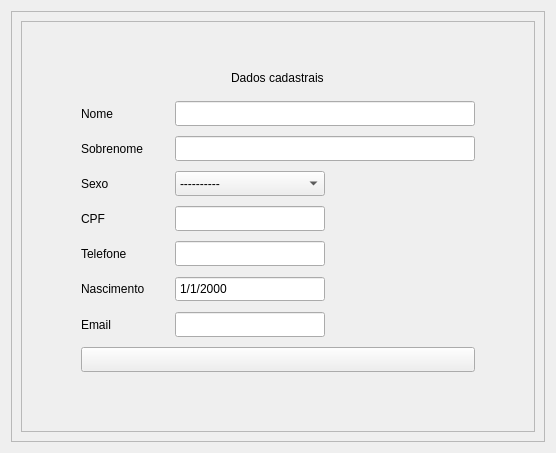
                     <widget class="QWidget" name="registerPage">
                      <layout class="QVBoxLayout" name="verticalLayout_9">
                       <item>
                        <widget class="QFrame" name="frame">
                         <property name="frameShape">
                          <enum>QFrame::StyledPanel</enum>
                         </property>
                         <property name="frameShadow">
                          <enum>QFrame::Raised</enum>
                         </property>
                         <layout class="QHBoxLayout" name="horizontalLayout_13">
                          <item>
                           <widget class="QFrame" name="inputBox">
                            <property name="minimumSize">
                             <size>
                              <width>0</width>
                              <height>0</height>
                             </size>
                            </property>
                            <property name="maximumSize">
                             <size>
                              <width>550</width>
                              <height>500</height>
                             </size>
                            </property>
                            <property name="frameShape">
                             <enum>QFrame::StyledPanel</enum>
                            </property>
                            <property name="frameShadow">
                             <enum>QFrame::Raised</enum>
                            </property>
                            <layout class="QVBoxLayout" name="verticalLayout_11">
                             <item>
                              <layout class="QVBoxLayout" name="verticalLayout_10">
                               <item>
                                <spacer name="verticalSpacer_2">
                                 <property name="orientation">
                                  <enum>Qt::Vertical</enum>
                                 </property>
                                 <property name="sizeHint" stdset="0">
                                  <size>
                                   <width>20</width>
                                   <height>40</height>
                                  </size>
                                 </property>
                                </spacer>
                               </item>
                               <item alignment="Qt::AlignHCenter">
                                <widget class="QLabel" name="registerTitle">
                                 <property name="text">
                                  <string>Dados cadastrais</string>
                                 </property>
                                </widget>
                               </item>
                               <item>
                                <layout class="QHBoxLayout" name="horizontalLayout_10">
                                 <property name="spacing">
                                  <number>9</number>
                                 </property>
                                 <item>
                                  <spacer name="horizontalSpacer_5">
                                   <property name="orientation">
                                    <enum>Qt::Horizontal</enum>
                                   </property>
                                   <property name="sizeHint" stdset="0">
                                    <size>
                                     <width>40</width>
                                     <height>20</height>
                                    </size>
                                   </property>
                                  </spacer>
                                 </item>
                                 <item>
                                  <layout class="QGridLayout" name="gridLayout_4">
                                   <property name="leftMargin">
                                    <number>10</number>
                                   </property>
                                   <property name="topMargin">
                                    <number>10</number>
                                   </property>
                                   <property name="rightMargin">
                                    <number>10</number>
                                   </property>
                                   <property name="bottomMargin">
                                    <number>10</number>
                                   </property>
                                   <property name="horizontalSpacing">
                                    <number>30</number>
                                   </property>
                                   <property name="verticalSpacing">
                                    <number>10</number>
                                   </property>
                                   <item row="4" column="1">
                                    <widget class="QLineEdit" name="lineCPF">
                                     <property name="minimumSize">
                                      <size>
                                       <width>150</width>
                                       <height>25</height>
                                      </size>
                                     </property>
                                     <property name="maximumSize">
                                      <size>
                                       <width>150</width>
                                       <height>16777215</height>
                                      </size>
                                     </property>
                                     <property name="text">
                                      <string/>
                                     </property>
                                     <property name="maxLength">
                                      <number>14</number>
                                     </property>
                                    </widget>
                                   </item>
                                   <item row="1" column="0">
                                    <widget class="QLabel" name="labelName">
                                     <property name="text">
                                      <string>Nome</string>
                                     </property>
                                    </widget>
                                   </item>
                                   <item row="7" column="0">
                                    <widget class="QLabel" name="labelEmail">
                                     <property name="text">
                                      <string>Email</string>
                                     </property>
                                    </widget>
                                   </item>
                                   <item row="6" column="1">
                                    <widget class="QDateEdit" name="dateSelect">
                                     <property name="minimumSize">
                                      <size>
                                       <width>150</width>
                                       <height>26</height>
                                      </size>
                                     </property>
                                     <property name="maximumSize">
                                      <size>
                                       <width>150</width>
                                       <height>26</height>
                                      </size>
                                     </property>
                                     <property name="alignment">
                                      <set>Qt::AlignLeading|Qt::AlignLeft|Qt::AlignVCenter</set>
                                     </property>
                                     <property name="buttonSymbols">
                                      <enum>QAbstractSpinBox::NoButtons</enum>
                                     </property>
                                     <property name="time">
                                      <time>
                                       <hour>0</hour>
                                       <minute>0</minute>
                                       <second>0</second>
                                      </time>
                                     </property>
                                     <property name="displayFormat">
                                      <string>d/M/yyyy</string>
                                     </property>
                                    </widget>
                                   </item>
                                   <item row="8" column="0" colspan="2">
                                    <widget class="QPushButton" name="confirmRegisterBtn">
                                     <property name="minimumSize">
                                      <size>
                                       <width>0</width>
                                       <height>25</height>
                                      </size>
                                     </property>
                                     <property name="cursor">
                                      <cursorShape>PointingHandCursor</cursorShape>
                                     </property>
                                     <property name="styleSheet">
                                      <string notr="true">image: url(:/icons/images/icons/cil-check.png);</string>
                                     </property>
                                     <property name="text">
                                      <string/>
                                     </property>
                                    </widget>
                                   </item>
                                   <item row="6" column="0">
                                    <widget class="QLabel" name="labelBornDate">
                                     <property name="text">
                                      <string>Nascimento</string>
                                     </property>
                                    </widget>
                                   </item>
                                   <item row="2" column="1">
                                    <widget class="QLineEdit" name="lineSurname">
                                     <property name="minimumSize">
                                      <size>
                                       <width>0</width>
                                       <height>25</height>
                                      </size>
                                     </property>
                                     <property name="maximumSize">
                                      <size>
                                       <width>300</width>
                                       <height>16777215</height>
                                      </size>
                                     </property>
                                    </widget>
                                   </item>
                                   <item row="5" column="0">
                                    <widget class="QLabel" name="labelPhone">
                                     <property name="text">
                                      <string>Telefone</string>
                                     </property>
                                    </widget>
                                   </item>
                                   <item row="1" column="1">
                                    <widget class="QLineEdit" name="lineName">
                                     <property name="minimumSize">
                                      <size>
                                       <width>300</width>
                                       <height>25</height>
                                      </size>
                                     </property>
                                     <property name="maximumSize">
                                      <size>
                                       <width>300</width>
                                       <height>16777215</height>
                                      </size>
                                     </property>
                                    </widget>
                                   </item>
                                   <item row="3" column="1" alignment="Qt::AlignLeft">
                                    <widget class="QComboBox" name="genderSelect">
                                     <property name="minimumSize">
                                      <size>
                                       <width>150</width>
                                       <height>25</height>
                                      </size>
                                     </property>
                                     <property name="maximumSize">
                                      <size>
                                       <width>150</width>
                                       <height>16777215</height>
                                      </size>
                                     </property>
                                     <property name="styleSheet">
                                      <string notr="true"/>
                                     </property>
                                     <item>
                                      <property name="text">
                                       <string>----------</string>
                                      </property>
                                     </item>
                                     <item>
                                      <property name="text">
                                       <string>Masculino</string>
                                      </property>
                                     </item>
                                     <item>
                                      <property name="text">
                                       <string>Feminino</string>
                                      </property>
                                     </item>
                                    </widget>
                                   </item>
                                   <item row="5" column="1">
                                    <widget class="QLineEdit" name="lineCel">
                                     <property name="minimumSize">
                                      <size>
                                       <width>150</width>
                                       <height>25</height>
                                      </size>
                                     </property>
                                     <property name="maximumSize">
                                      <size>
                                       <width>150</width>
                                       <height>16777215</height>
                                      </size>
                                     </property>
                                     <property name="maxLength">
                                      <number>13</number>
                                     </property>
                                    </widget>
                                   </item>
                                   <item row="4" column="0">
                                    <widget class="QLabel" name="labelCPF">
                                     <property name="text">
                                      <string>CPF</string>
                                     </property>
                                    </widget>
                                   </item>
                                   <item row="2" column="0">
                                    <widget class="QLabel" name="labelSurname">
                                     <property name="text">
                                      <string>Sobrenome</string>
                                     </property>
                                    </widget>
                                   </item>
                                   <item row="3" column="0">
                                    <widget class="QLabel" name="labelGender">
                                     <property name="text">
                                      <string>Sexo</string>
                                     </property>
                                    </widget>
                                   </item>
                                   <item row="7" column="1">
                                    <widget class="QLineEdit" name="lineEmail">
                                     <property name="minimumSize">
                                      <size>
                                       <width>150</width>
                                       <height>25</height>
                                      </size>
                                     </property>
                                     <property name="maximumSize">
                                      <size>
                                       <width>150</width>
                                       <height>16777215</height>
                                      </size>
                                     </property>
                                    </widget>
                                   </item>
                                  </layout>
                                 </item>
                                 <item>
                                  <spacer name="horizontalSpacer_6">
                                   <property name="orientation">
                                    <enum>Qt::Horizontal</enum>
                                   </property>
                                   <property name="sizeHint" stdset="0">
                                    <size>
                                     <width>40</width>
                                     <height>20</height>
                                    </size>
                                   </property>
                                  </spacer>
                                 </item>
                                </layout>
                               </item>
                               <item>
                                <spacer name="verticalSpacer_3">
                                 <property name="orientation">
                                  <enum>Qt::Vertical</enum>
                                 </property>
                                 <property name="sizeHint" stdset="0">
                                  <size>
                                   <width>20</width>
                                   <height>40</height>
                                  </size>
                                 </property>
                                </spacer>
                               </item>
                              </layout>
                             </item>
                            </layout>
                           </widget>
                          </item>
                         </layout>
                        </widget>
                       </item>
                      </layout>
                     </widget>
